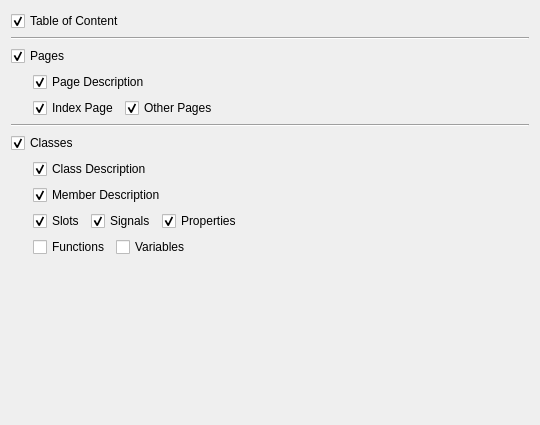
<ui version="4.0" >
 <class>Form</class>
 <widget class="QWidget" name="Form" >
  <property name="geometry" >
   <rect>
    <x>0</x>
    <y>0</y>
    <width>538</width>
    <height>425</height>
   </rect>
  </property>
  <property name="windowTitle" >
   <string>Form</string>
  </property>
  <layout class="QHBoxLayout" >
   <item>
    <layout class="QVBoxLayout" >
     <item>
      <widget class="QCheckBox" name="TocCheckBox" >
       <property name="text" >
        <string>Table of Content</string>
       </property>
       <property name="checked" >
        <bool>true</bool>
       </property>
      </widget>
     </item>
     <item>
      <widget class="QFrame" name="frame_4" >
       <property name="frameShape" >
        <enum>QFrame::HLine</enum>
       </property>
       <property name="frameShadow" >
        <enum>QFrame::Sunken</enum>
       </property>
      </widget>
     </item>
     <item>
      <widget class="QCheckBox" name="PagesCheckBox" >
       <property name="text" >
        <string>Pages</string>
       </property>
       <property name="checked" >
        <bool>true</bool>
       </property>
      </widget>
     </item>
     <item>
      <widget class="QFrame" name="frame" >
       <property name="frameShape" >
        <enum>QFrame::NoFrame</enum>
       </property>
       <property name="frameShadow" >
        <enum>QFrame::Raised</enum>
       </property>
       <layout class="QHBoxLayout" >
        <property name="leftMargin" >
         <number>22</number>
        </property>
        <property name="topMargin" >
         <number>0</number>
        </property>
        <property name="bottomMargin" >
         <number>0</number>
        </property>
        <item>
         <layout class="QVBoxLayout" >
          <item>
           <widget class="QCheckBox" name="PageDescriptionCheckBox" >
            <property name="text" >
             <string>Page Description</string>
            </property>
            <property name="checked" >
             <bool>true</bool>
            </property>
           </widget>
          </item>
          <item>
           <layout class="QHBoxLayout" >
            <item>
             <widget class="QCheckBox" name="IndexPageCheckBox" >
              <property name="text" >
               <string>Index Page</string>
              </property>
              <property name="checked" >
               <bool>true</bool>
              </property>
             </widget>
            </item>
            <item>
             <widget class="QCheckBox" name="OtherPagesCheckBox" >
              <property name="text" >
               <string>Other Pages</string>
              </property>
              <property name="checked" >
               <bool>true</bool>
              </property>
             </widget>
            </item>
            <item>
             <spacer>
              <property name="orientation" >
               <enum>Qt::Horizontal</enum>
              </property>
              <property name="sizeHint" >
               <size>
                <width>40</width>
                <height>20</height>
               </size>
              </property>
             </spacer>
            </item>
           </layout>
          </item>
         </layout>
        </item>
       </layout>
      </widget>
     </item>
     <item>
      <widget class="QFrame" name="frame_3" >
       <property name="frameShape" >
        <enum>QFrame::HLine</enum>
       </property>
       <property name="frameShadow" >
        <enum>QFrame::Sunken</enum>
       </property>
      </widget>
     </item>
     <item>
      <widget class="QCheckBox" name="ClassesCheckBox" >
       <property name="text" >
        <string>Classes</string>
       </property>
       <property name="checked" >
        <bool>true</bool>
       </property>
      </widget>
     </item>
     <item>
      <widget class="QFrame" name="frame_2" >
       <property name="frameShape" >
        <enum>QFrame::NoFrame</enum>
       </property>
       <property name="frameShadow" >
        <enum>QFrame::Raised</enum>
       </property>
       <layout class="QHBoxLayout" >
        <property name="leftMargin" >
         <number>22</number>
        </property>
        <property name="topMargin" >
         <number>0</number>
        </property>
        <property name="bottomMargin" >
         <number>0</number>
        </property>
        <item>
         <layout class="QVBoxLayout" >
          <item>
           <widget class="QCheckBox" name="ClassDescriptionCheckBox" >
            <property name="text" >
             <string>Class Description</string>
            </property>
            <property name="checked" >
             <bool>true</bool>
            </property>
           </widget>
          </item>
          <item>
           <widget class="QCheckBox" name="MemberDescriptionCheckBox" >
            <property name="text" >
             <string>Member Description</string>
            </property>
            <property name="checked" >
             <bool>true</bool>
            </property>
           </widget>
          </item>
          <item>
           <layout class="QHBoxLayout" >
            <item>
             <widget class="QCheckBox" name="SlotsCheckBox" >
              <property name="text" >
               <string>Slots</string>
              </property>
              <property name="checked" >
               <bool>true</bool>
              </property>
             </widget>
            </item>
            <item>
             <widget class="QCheckBox" name="SignalsCheckBox" >
              <property name="text" >
               <string>Signals</string>
              </property>
              <property name="checked" >
               <bool>true</bool>
              </property>
             </widget>
            </item>
            <item>
             <widget class="QCheckBox" name="PropertiesCheckBox" >
              <property name="text" >
               <string>Properties</string>
              </property>
              <property name="checked" >
               <bool>true</bool>
              </property>
             </widget>
            </item>
            <item>
             <spacer>
              <property name="orientation" >
               <enum>Qt::Horizontal</enum>
              </property>
              <property name="sizeHint" >
               <size>
                <width>40</width>
                <height>20</height>
               </size>
              </property>
             </spacer>
            </item>
           </layout>
          </item>
          <item>
           <layout class="QHBoxLayout" >
            <item>
             <widget class="QCheckBox" name="FunctionsCheckBox" >
              <property name="text" >
               <string>Functions</string>
              </property>
             </widget>
            </item>
            <item>
             <widget class="QCheckBox" name="VariablesCheckBox" >
              <property name="text" >
               <string>Variables</string>
              </property>
             </widget>
            </item>
            <item>
             <spacer>
              <property name="orientation" >
               <enum>Qt::Horizontal</enum>
              </property>
              <property name="sizeHint" >
               <size>
                <width>40</width>
                <height>20</height>
               </size>
              </property>
             </spacer>
            </item>
           </layout>
          </item>
         </layout>
        </item>
       </layout>
      </widget>
     </item>
     <item>
      <spacer>
       <property name="orientation" >
        <enum>Qt::Vertical</enum>
       </property>
       <property name="sizeHint" >
        <size>
         <width>518</width>
         <height>16</height>
        </size>
       </property>
      </spacer>
     </item>
    </layout>
   </item>
  </layout>
 </widget>
 <resources/>
 <connections>
  <connection>
   <sender>PagesCheckBox</sender>
   <signal>toggled(bool)</signal>
   <receiver>frame</receiver>
   <slot>setEnabled(bool)</slot>
   <hints>
    <hint type="sourcelabel" >
     <x>49</x>
     <y>72</y>
    </hint>
    <hint type="destinationlabel" >
     <x>49</x>
     <y>94</y>
    </hint>
   </hints>
  </connection>
  <connection>
   <sender>ClassesCheckBox</sender>
   <signal>toggled(bool)</signal>
   <receiver>frame_2</receiver>
   <slot>setEnabled(bool)</slot>
   <hints>
    <hint type="sourcelabel" >
     <x>35</x>
     <y>157</y>
    </hint>
    <hint type="destinationlabel" >
     <x>30</x>
     <y>180</y>
    </hint>
   </hints>
  </connection>
 </connections>
</ui>
